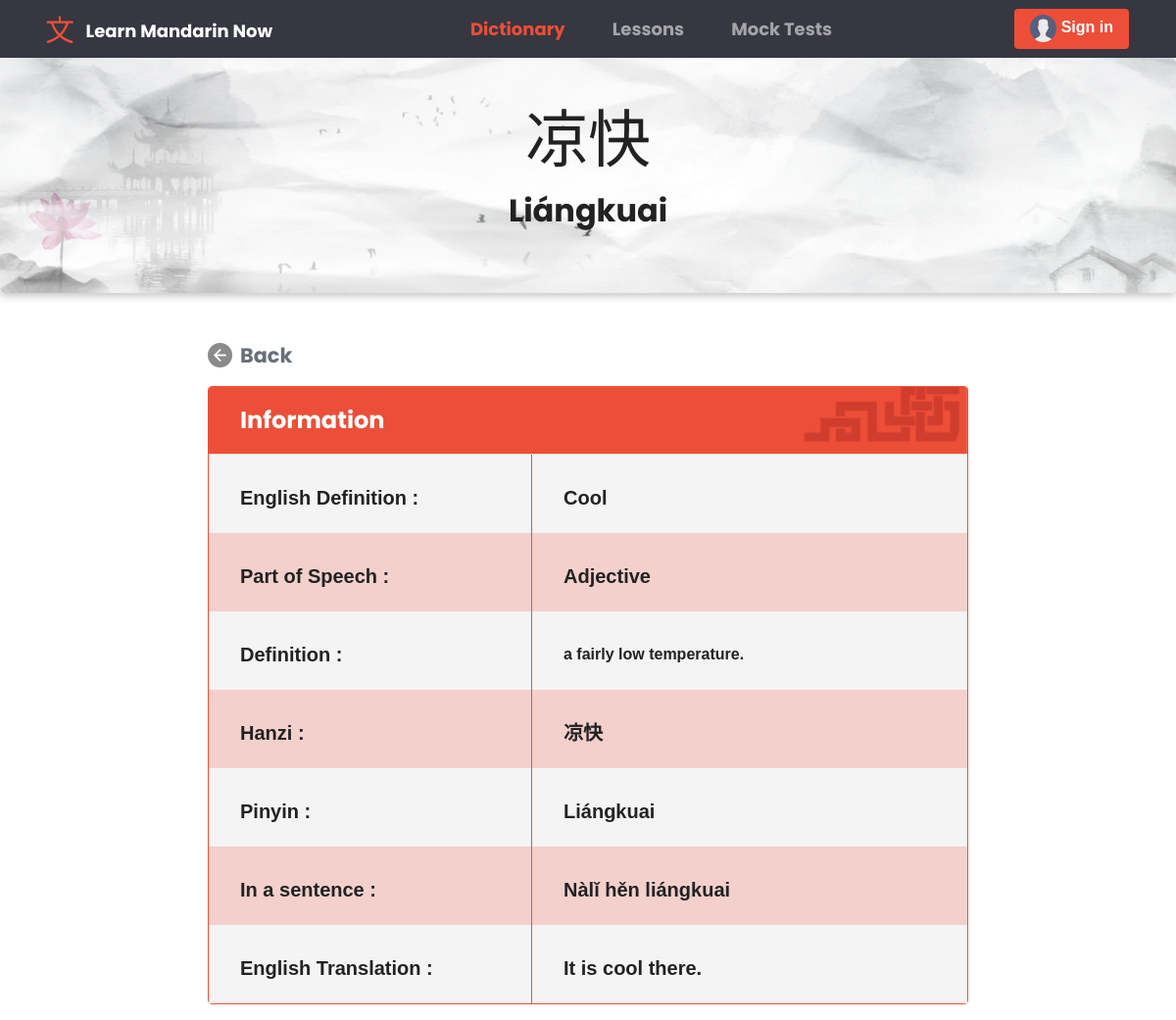
The app's page /dictionary/73/, older data.
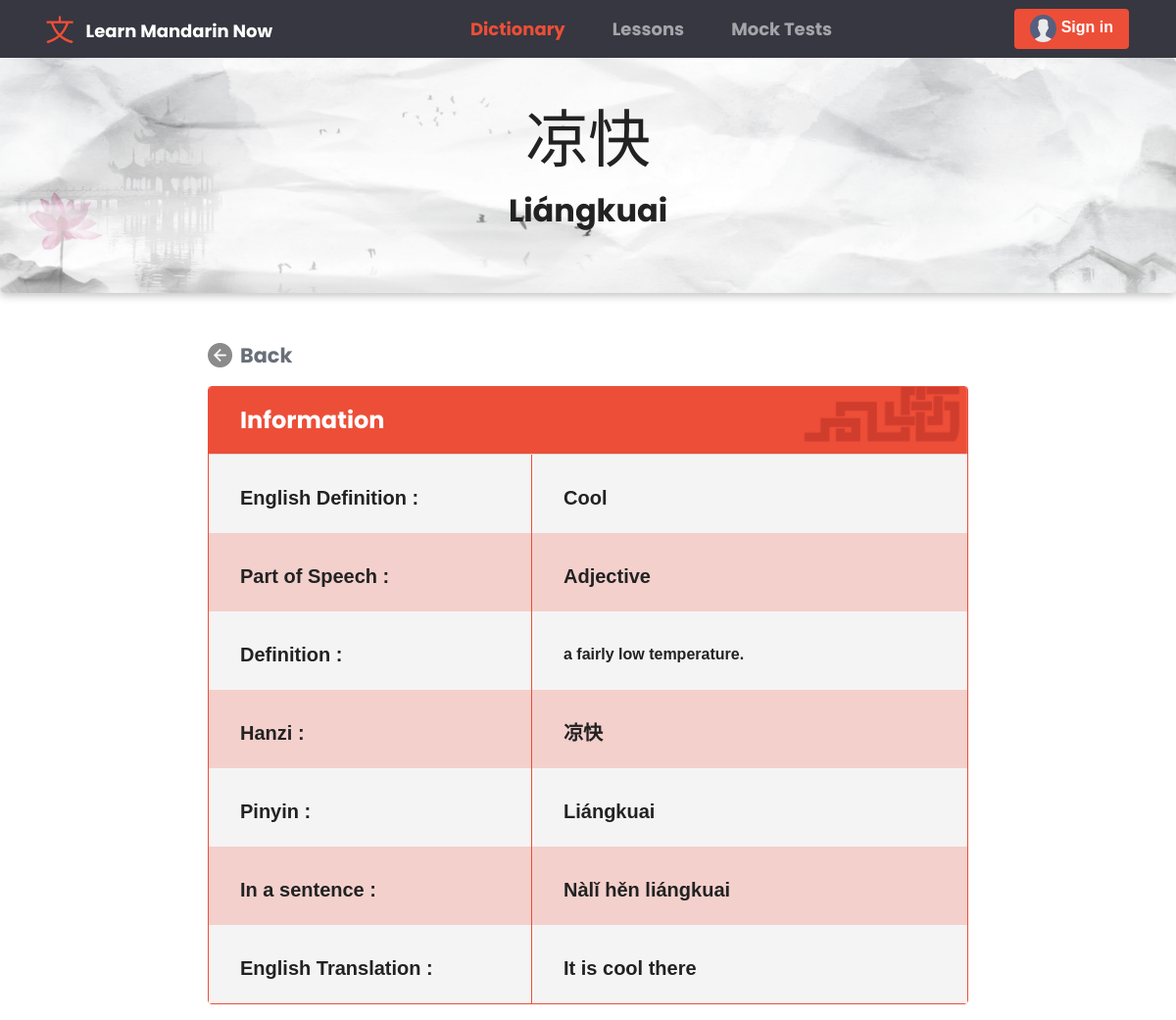
The same page, newer data.
### base/models.py (models this page shows, shortened)
class DictionaryList(models.Model):
    hanzi = models.CharField(max_length=200, null=True)
    pinyin = models.CharField(max_length=200, null=True)
    english = models.CharField(max_length=200, null=True)
    part_of_speech = models.ForeignKey(SpeechList, on_delete=models.SET_NULL, null=True)
    definition = models.TextField(null=True, blank=True)
    sentence = models.CharField(max_length=200, null=True)
    translation = models.CharField(max_length=200, null=True)
    updated = models.DateTimeField(auto_now=True)
    created = models.DateTimeField(auto_now_add=True)
    class Meta:
        ordering = ['-updated', '-created']

class SpeechList(models.Model):
    speech = models.CharField(max_length=200)
    def __str__(self):
        return self.speech

### base/views.py (the view)
# urls.py: path('dictionary/<str:pk>/', views.DictionaryDetails, name = 'dictionary-details'),
def DictionaryDetails(request, pk):
    word = DictionaryList.objects.get(id=pk)
    context = {
    'word' : word,
    }
    return render(request, 'dictionary_details.html', context)

### templates/dictionary_details.html (shortened to what this page needs)
{% extends 'main.html' %} {% block content%} {% load static %}
<link rel="stylesheet" href="{% static 'css/dictionary.css' %}" />
<link rel="stylesheet" href="{% static 'css/dictionaryAdd_Edit.css' %}" />
<div class="container-fluid">
  <div class="row mb-5" id="dictionary_header">
    <p class="text1">{{word.hanzi}}</p>
    <p class="text2">{{word.pinyin}}</p>
  </div>
  <div class="row justify-content-center">
    <div class="col col-lg-8">
      <a href="{%url 'dictionary'%}" id="back_btn">
        <img src="{% static 'images/back_icon.png' %}" class="navbar_mini_icon">
        Back
      </a>
      <div class="card border-primary mb-3">
        <div class="card-header" id="card_header" style="text-align:left;">
          <strong style="font-size: x-large; padding-left: 2rem;" >Information</strong>
        </div>
        <div class="card-body" style="padding: 0;">
          <div id="row_info" class="row1">
            <div id="left"><h5 class="card-title">English Definition :</h5></div>
            <div id="right"><h5 class="card-title">{{word.english}}</h5></div>
          </div>
          <div id="row_info" class="row2">
            <div id="left"><h5 class="card-title">Part of Speech :</h5></div>
            <div id="right"><h5 class="card-title">{{word.part_of_speech}}</h5></div>
          </div>
          <div id="row_info" class="row1">
            <div id="left"><h5 class="card-title">Definition :</h5></div>
            <div id="right"><h6 class="card-title">{{word.definition}}</h6></div>
          </div>
          <div id="row_info" class="row2">
            <div id="left"><h5 class="card-title">Hanzi :</h5></div>
            <div id="right"><h5 class="card-title">{{word.hanzi}}</h5></div>
          </div>
          <div id="row_info" class="row1">
            <div id="left"><h5 class="card-title">Pinyin :</h5></div>
            <div id="right"><h5 class="card-title">{{word.pinyin}}</h5></div>
          </div>
          <div id="row_info" class="row2">
            <div id="left"><h5 class="card-title">In a sentence :</h5></div>
            <div id="right"><h5 class="card-title">{{word.sentence}}</h5></div>
          </div>
          <div id="row_info" class="row1">
            <div id="left"><h5 class="card-title">English Translation :</h5></div>
            <div id="right"><h5 class="card-title">{{word.translation}}</h5></div>
          </div>
        </div>
      </div>
    </div>
  </div>
</div>
{% endblock content %}

### templates/main.html (shortened to what this page needs)
<!DOCTYPE html>
{% load static %}
<html lang="en">
  <head>
    <link rel="stylesheet" href="https://cdnjs.cloudflare.com/ajax/libs/font-awesome/5.15.1/css/all.min.css">
    <link rel="stylesheet" href="{% static 'css/bootstrap.css' %}" />
  </head>
  <body>
{% include 'logout.html' %}
{% include 'navbar.html' %}
    {% block content %} {% endblock content%}
  </body>
</html>

### templates/logout.html (shortened to what this page needs)
{% load static %}
<link rel="stylesheet" href="{% static 'css/logout.css' %}" />

### templates/navbar.html (shortened to what this page needs)
{% load static %}
<link rel="stylesheet" href="{% static 'css/navbar.css' %}" />
<nav class="navbar navbar-expand-lg navbar-dark" id="navbar_header">
  <div class="container-fluid">
    <img src="{% static 'images/navbar_logo.png' %}" id="navbar_logo">
    <a class="navbar-brand" href="{% url 'dictionary' %}" id="logo_text">Learn Mandarin Now</a>
    <div class="collapse navbar-collapse" id="navbarColor02">
      <ul class="navbar-nav me-auto navbar_menuChouce">
        <li class="nav-item">
          <a class="nav-link navigation_choices" href="{% url 'dictionary' %}"
             id="dictionary_page">Dictionary
          </a>
        </li>
        <li class="nav-item">
          <a class="nav-link navigation_choices" href="{% url 'lessons' %}" id="lesson_page">Lessons</a>
        </li>
        <li class="nav-item">
          <a class="nav-link navigation_choices" href="{% url 'mocktest' %}" id="mocktest_page">Mock Tests</a>
        </li>
      </ul>
      <div class="d-flex">
        {% if request.user.is_authenticated %}
        <div class="dropdown">
          <button
            class="btn btn-primary dropdown-toggle button_profile" id="test"
            type="button"
            id="dropdownMenuButton1"
            data-bs-toggle="dropdown"
            aria-expanded="false"
          >
            <img
              class="rounded-circle"
              src="{{request.user.avatar.url}}"
              alt="profile"
              style="height: 1.7rem; width: 1.7rem; margin-bottom: 1px"
            />
            {{request.user.username}}
          </button>
          <ul class="dropdown-menu" aria-labelledby="dropdownMenuButton1">
            <li>
              <a class="dropdown-item" href="{% url 'update-user' %}">
                <img src="{% static 'images/profile_icon_navbar.png' %}" class="navbar_mini_icon">
                Profile</a
              >
            </li>
            {% if request.user.is_staff %}
            <li>
              <a class="dropdown-item" href="{% url 'superuser-activitylogs' %}">
                <img src="{% static 'images/activityLog_icon_navbar.png' %}" class="navbar_mini_icon">
                Activity Logs</a
              >
            </li>
            <li>
              <a class="dropdown-item" href="{% url 'superuser-achievements' %}">
                <img src="{% static 'images/manageAchieveicon_navbar.png' %}" class="navbar_mini_icon">
                Achievements</a
              >
            </li>
            {% else %}
            <li>
              <a class="dropdown-item" href="{% url 'my-activitylogs' %}">
                <img src="{% static 'images/activityLog_icon_navbar.png' %}" class="navbar_mini_icon">
                My Activity Logs</a
              >
            </li>
            <li>
              <a class="dropdown-item" href="{% url 'my-achievements' %}">
                <img src="{% static 'images/manageAchieveicon_navbar.png' %}" class="navbar_mini_icon">
                My Achievements</a
              >
            </li>
            {% endif %}
            <hr>
            <li style="margin-top:-.5rem;">
              <a class="dropdown-item" id="logoutBtn">
                <img src="{% static 'images/logout_icon_navbar.png' %}" class="navbar_mini_icon">
                Logout</a>
            </li>
          </ul>
        </div>
        {% else %}
        <div class="dropdown">
          <a class="btn btn-primary button_profile" href="{% url 'login' %}">
            <img
              src="{% static 'images/avatar.svg' %}"
              alt="profile"
              style="height: 1.7rem; width: 1.7rem; margin-bottom: 1px"
            />
            Sign in
          </a>
        </div>
        {% endif %}
      </div>
    </div>
  </div>
</nav>

### static/css/navbar.css (style rules this page uses)
#navbar_header { background-color: #363740; padding-right: 3%; }
.navbar_menuChouce { margin: 0% auto; }
#navbar_logo { height: 4vh; margin-right: 1%; margin-left: 3%; width: auto; }
#logo_text { font-family: 'Poppins', sans-serif; text-transform: capitalize; }
.button_profile { border: none; }
.navigation_choices { font-family: 'Poppins', sans-serif; margin: 0% 1rem; }
.navbar_mini_icon { height: 25px; width: auto; margin-right: .5rem; }

### static/css/dictionary.css (style rules this page uses)
* { font-family: 'Poppins', sans-serif; }
html, body { max-width: 100%; overflow-x: hidden; }
#dictionary_header { height: 30vh; margin-bottom: 2rem; display: flex; align-items: center; justify-content: center; box-shadow: rgba(0, 0, 0, 0.24) 0px 3px 8px; background-image: url(../../static/images/dictionary_headerBg.png); background-position: bottom center; background-repeat: no-repeat; background-size: cover; border-radius: 5px; }
#card_header { background-image: url(../../static/images/card_headerbg.png); background-position: bottom center; background-repeat: no-repeat; background-size: cover; color: #fff; padding: 1rem 0; text-align: center; }
#left { padding-top: 1rem; padding-left: 2rem; margin-right: 5rem; float: left; width: auto; height: auto; }
#right { padding-top: 1rem; margin-left: 2rem; float: left; text-align: left; }

### static/css/dictionaryAdd_Edit.css (style rules this page uses)
#dictionary_header { height: 30vh; margin-bottom: 2rem; display: flex; align-items: center; justify-content: center; background-image: url(../../static/images/dictionary_headerBg.png); background-position: bottom center; background-repeat: no-repeat; background-size: cover; }
#back_btn { text-decoration: none; color: #696F79; font-size: 1.3rem; font-weight: bold; margin: 0%; padding: 0%; display: flex; align-items: center; margin-right: 4rem; margin-bottom: 1rem; }
.text1 { text-align: center; margin: 0; font-size: 4rem; font-family: 'Poppins', sans-serif; }
.text2 { text-align: center; margin: 0; margin-top: -6rem; font-size: 2rem; font-weight: bold; font-family: 'Poppins', sans-serif; }
#row_info { height: 5rem; width: 100%; display: flex; align-items: center; }
.row1 { background-color: #f5f4f4; height: 100%; }
.row2 { background-color: #f3d0cc; height: 100%; }
#row_info #left { width: 49%; height: 100%; border-right: 1px solid #ED4E38; display: flex; align-items: center; }
#row_info #right { height: 100%; width: 50%; display: flex; align-items: center; }
#row_info #right h5, #row_info #right h6 { margin-left: -5rem; margin-right: 3rem; }

### templates/main.html (style rules this page uses)
* { box-sizing: border-box; }
img { -webkit-user-drag: none; -khtml-user-drag: none; -moz-user-drag: none; -o-user-drag: none; object-fit: cover; }

Row changes from the older to the newer data that the page shows:
changed DictionaryList "凉快": translation "It is cool there." → "It is cool there"
